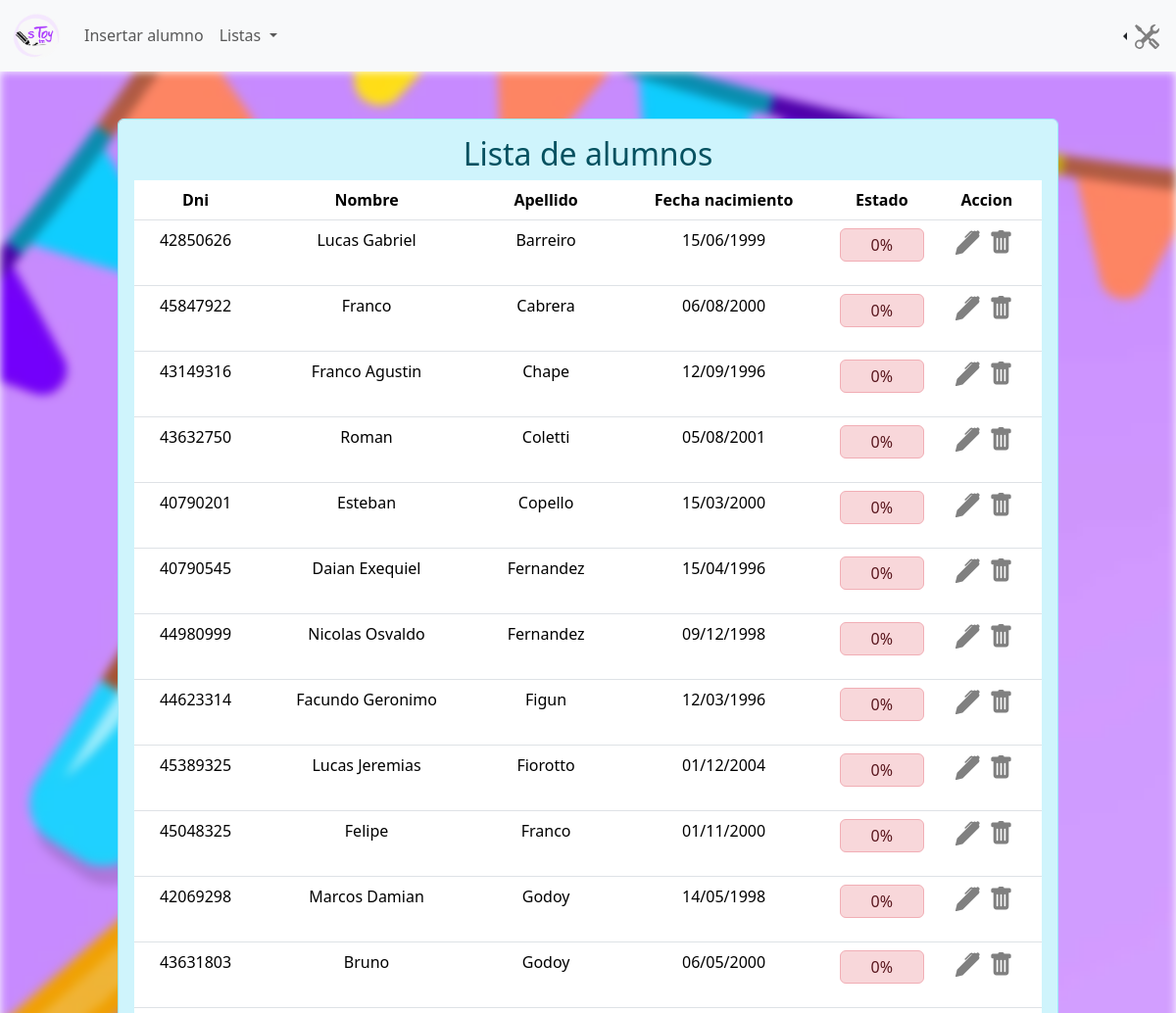
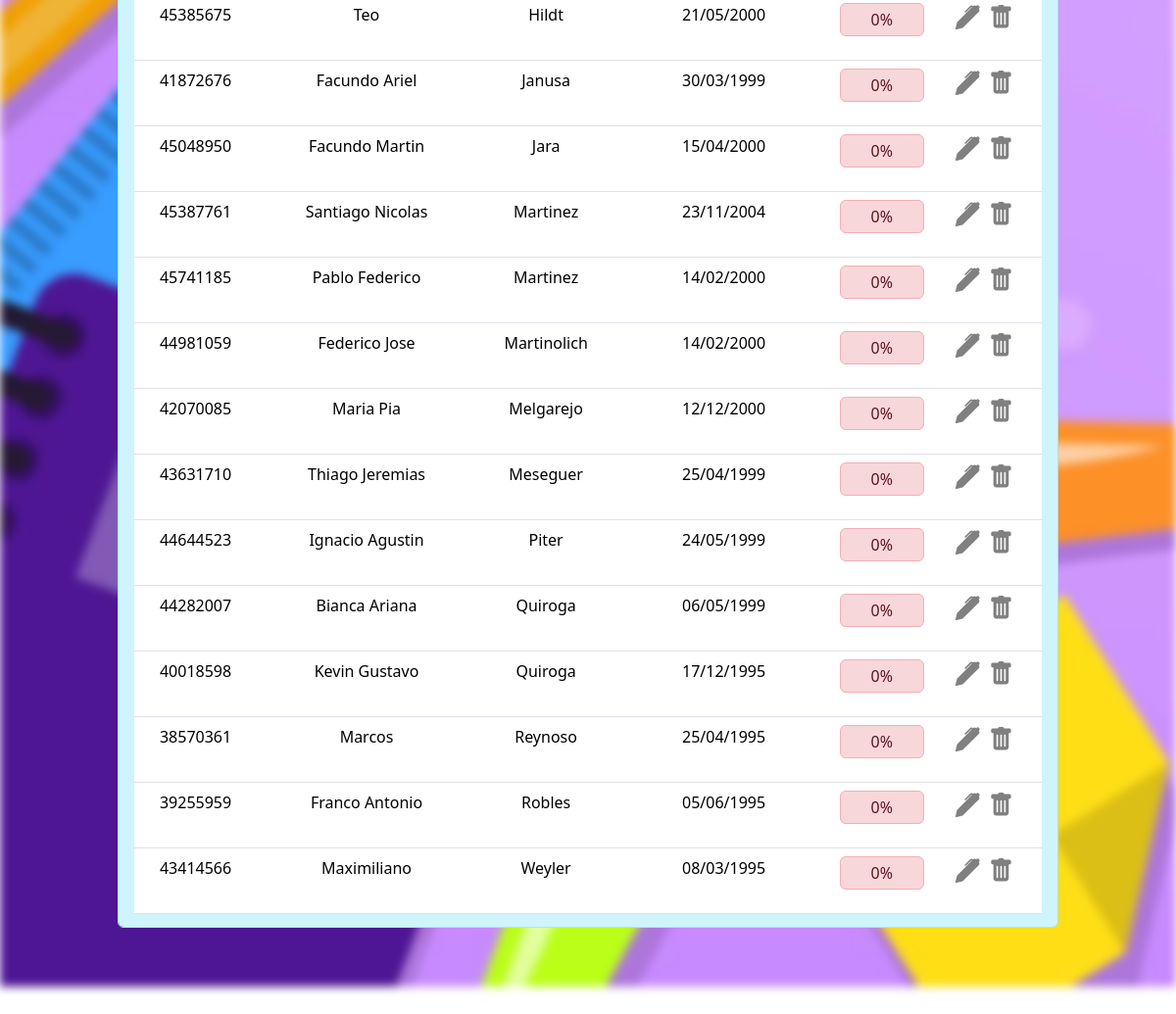
The app's page /ABM/lista.php with its own data (2 pictures, top to bottom).
### tables this page shows
CREATE TABLE IF NOT EXISTS `alumno` (
  `dni` bigint NOT NULL,
  `nombre` varchar(20) DEFAULT NULL,
  `apellido` varchar(20) DEFAULT NULL,
  `fecha_nac` date DEFAULT NULL,
  PRIMARY KEY (`dni`) USING BTREE
);

### Clases/AlumnoClass.php (called while the page is built, shortened)
<?php
class Alumno
{
    public static function obtenerTodosLosAlumnos()
    {
        $constulta = ("SELECT * FROM alumno ORDER BY apellido");
        return $constulta;
    }
}

### BD/BdClass.php (called while the page is built, shortened)
<?php
class Conexion {
    private $host = "localhost";
    private $usuario = "root";
    private $contrasena = "";
    private $nombreBD = "bdStoy";
    private $conexion;
    public function __construct() {
        $this->conexion = new mysqli($this->host, $this->usuario, $this->contrasena, $this->nombreBD);
    }
    public function ejecutaConsulta($consulta){
        return $this->conexion->query($consulta);
    }
}
?>

### Clases/ParametroClass.php (called while the page is built, shortened)
<?php
class Parametro
{
    public static function getParametros()
    {
        $consulta = ("SELECT * FROM parametro");
        return $consulta;
    }
}

### ABM/lista.php (the view, shortened to what this page needs)
<?php
include("../BD/BdClass.php");
include("../Clases/AsistenciaClass.php");
include("../Clases/AlumnoClass.php");
require("../Clases/ParametroClass.php");
$conexion = new Conexion();
$conexion->conectar();
$consulta = Alumno::obtenerTodosLosAlumnos();
$alumnos = $conexion->ejecutaConsulta($consulta)->fetch_all();
$consulta = Parametro::getParametros();
$parametros = $conexion->ejecutaConsulta($consulta)->fetch_object();
?>
<!DOCTYPE html>
<html lang="en">
<head>
    <link rel="stylesheet" href="../Estilos/css/bootstrap.min.css">
    <link rel="stylesheet" href="../Estilos/css/style.css">
    <link rel="stylesheet" href="../Estilos/css/sweetalert2.min.css">
</head>
<body>
    <?php include("../PHP/navbar.php") ?>
    <div class="container-fondo d-flex justify-content-center align-items-center " style="height: 88vh">
        <div class='alert alert-info text-center mt-5' style="width: 80%; margin-bottom: 5%; overflow-y: auto;">
            <h2>Lista de alumnos</h2>
            <?php
            if (empty($alumnos)) {
                echo "No hay alumnos registrados.";
                echo "<br>";
                echo "<br>";
            } else {
                echo "<table class='table table-hover'>";
                echo "<thead>";
                echo "<tr>";
                echo "<th>Dni</th>";
                echo "<th>Nombre</th>";
                echo "<th>Apellido</th>";
                echo "<th>Fecha nacimiento</th>";
                echo "<th>Estado</th>";
                echo "<th>Accion</th>";
                echo "</tr>";
                echo "</thead>";
                echo "<tbody>";
                foreach ($alumnos as $alumno) {
                    $consulta = Asistencia::contadorAsistencias($alumno[0]);
                    $total = $conexion->ejecutaConsulta($consulta)->fetch_object();
                    $consulta = Asistencia::tarde($parametros->tolerancia,$parametros->hora_fin,$alumno[0]);
                    $asistenciasTardias = $conexion->ejecutaConsulta($consulta)->fetch_object();
                    $totalAsistencia = $total->contador - $asistenciasTardias->tarde;
                    $estado = Asistencia::verificarPorcentajeAsistencia($parametros->total_clases, $parametros->promocion, $parametros->regular, $totalAsistencia,$asistenciasTardias->tarde);
                    echo "<tr>";
                    echo "<td>$alumno[0]</td>";
                    echo "<td>$alumno[1]</td>";
                    echo "<td>$alumno[2]</td>";
                    $fechaVuelta = date("d/m/Y", strtotime($alumno[3]));
                    echo "<td>$fechaVuelta</td>";
                    echo "<td>$estado</td>";
                    echo "<td><a href='/ABM/modificar.php?dni=$alumno[0]'><img src='../Multimedia/pen.svg' alt='' class='img-fluid imagen-icono-ajustes' style='margin-right: 5px;'></a> <a href='javascript:void(0)'><img src='../Multimedia/trash.svg' onclick='alertaEliminar($alumno[0])' class='img-fluid imagen-icono-ajustes' style='margin-right: 5px;'></a></td>";
                    echo "</tr>";
                }
            }
            ?>
        </div>
    </div>
</body>
</html>

### Clases/AsistenciaClass.php (shortened to what this page needs)
<?php
class Asistencia
{
    public static function contadorAsistencias($dni)
    {
        $consulta = "SELECT COUNT(*) as contador FROM asistencia WHERE dni = '$dni'";
        return $consulta;
    }
    public static function verificarPorcentajeAsistencia($clasesTotales, $promocion, $regular, $asistencias, $tarde)
    {
        $porcentajeAsistencia = number_format(((($asistencias + $tarde * 0.5) / $clasesTotales) * 100), 0);
        if ($porcentajeAsistencia >= $promocion) {
            $estado = ("<div class='alert alert-success d-flex justify-content-center align-items-center' style='height:5px'>$porcentajeAsistencia%</div>");
        } else if ($porcentajeAsistencia >= $regular) {
            $estado = ("<div class='alert alert-warning d-flex justify-content-center align-items-center' style='height:5px'>$porcentajeAsistencia%</div>");
        } else {
            $estado = ("<div class='alert alert-danger d-flex justify-content-center align-items-center' style='height:5px'>$porcentajeAsistencia%</div>");
        }
        return $estado;
    }
    public static function tarde($tolerancia, $horaFin, $dni)
    {
        $consulta = "SELECT COUNT(*) as tarde FROM asistencia WHERE TIME(fecha_asistencia) BETWEEN '$tolerancia' AND '$horaFin'AND dni = '$dni';";
        return $consulta;
    }
}

### Estilos/css/style.css (style rules this page uses)
.container-fondo::before { content: ""; background-image: url(/Multimedia/fondo-escuela-violeta.jpg); background-size: cover; background-repeat: repeat; position: absolute; top: 0; left: 0; width: 100%; height: 100%; filter: blur(5px); -webkit-filter: blur(5px); z-index: -1; }
.container-fondo { position: relative; }
.container-fondo { height: 100vh; display: flex; flex-direction: column; align-items: center; justify-content: center; }
.imagen-icono-ajustes { width: 25px; height: auto; }
.imagen-icono-ajustes { filter: brightness(0) invert(0.5); fill: #750000; -webkit-filter: brightness(0) invert(0.5); }

### records on screen
alumno: dni "42850626", nombre "Lucas Gabriel", apellido "Barreiro", fecha_nac "15/06/1999", porcentajeAsistencia "0"
alumno: dni "45847922", nombre "Franco", apellido "Cabrera", fecha_nac "06/08/2000", porcentajeAsistencia "0"
alumno: dni "43149316", nombre "Franco Agustin", apellido "Chape", fecha_nac "12/09/1996", porcentajeAsistencia "0"
alumno: dni "43632750", nombre "Roman", apellido "Coletti", fecha_nac "05/08/2001", porcentajeAsistencia "0"
alumno: dni "40790201", nombre "Esteban", apellido "Copello", fecha_nac "15/03/2000", porcentajeAsistencia "0"
alumno: dni "40790545", nombre "Daian Exequiel", apellido "Fernandez", fecha_nac "15/04/1996", porcentajeAsistencia "0"
alumno: dni "44980999", nombre "Nicolas Osvaldo", apellido "Fernandez", fecha_nac "09/12/1998", porcentajeAsistencia "0"
alumno: dni "44623314", nombre "Facundo Geronimo", apellido "Figun", fecha_nac "12/03/1996", porcentajeAsistencia "0"
alumno: dni "45389325", nombre "Lucas Jeremias", apellido "Fiorotto", fecha_nac "01/12/2004", porcentajeAsistencia "0"
alumno: dni "45048325", nombre "Felipe", apellido "Franco", fecha_nac "01/11/2000", porcentajeAsistencia "0"
alumno: dni "42069298", nombre "Marcos Damian", apellido "Godoy", fecha_nac "14/05/1998", porcentajeAsistencia "0"
alumno: dni "43631803", nombre "Bruno", apellido "Godoy", fecha_nac "06/05/2000", porcentajeAsistencia "0"
alumno: dni "45385675", nombre "Teo", apellido "Hildt", fecha_nac "21/05/2000", porcentajeAsistencia "0"
alumno: dni "41872676", nombre "Facundo Ariel", apellido "Janusa", fecha_nac "30/03/1999", porcentajeAsistencia "0"
alumno: dni "45048950", nombre "Facundo Martin", apellido "Jara", fecha_nac "15/04/2000", porcentajeAsistencia "0"
alumno: dni "45387761", nombre "Santiago Nicolas", apellido "Martinez", fecha_nac "23/11/2004", porcentajeAsistencia "0"
alumno: dni "45741185", nombre "Pablo Federico", apellido "Martinez", fecha_nac "14/02/2000", porcentajeAsistencia "0"
alumno: dni "44981059", nombre "Federico Jose", apellido "Martinolich", fecha_nac "14/02/2000", porcentajeAsistencia "0"
alumno: dni "42070085", nombre "Maria Pia", apellido "Melgarejo", fecha_nac "12/12/2000", porcentajeAsistencia "0"
alumno: dni "43631710", nombre "Thiago Jeremias", apellido "Meseguer", fecha_nac "25/04/1999", porcentajeAsistencia "0"
alumno: dni "44644523", nombre "Ignacio Agustin", apellido "Piter", fecha_nac "24/05/1999", porcentajeAsistencia "0"
alumno: dni "44282007", nombre "Bianca Ariana", apellido "Quiroga", fecha_nac "06/05/1999", porcentajeAsistencia "0"
alumno: dni "40018598", nombre "Kevin Gustavo", apellido "Quiroga", fecha_nac "17/12/1995", porcentajeAsistencia "0"
alumno: dni "38570361", nombre "Marcos", apellido "Reynoso", fecha_nac "25/04/1995", porcentajeAsistencia "0"
alumno: dni "39255959", nombre "Franco Antonio", apellido "Robles", fecha_nac "05/06/1995", porcentajeAsistencia "0"
alumno: dni "43414566", nombre "Maximiliano", apellido "Weyler", fecha_nac "08/03/1995", porcentajeAsistencia "0"
